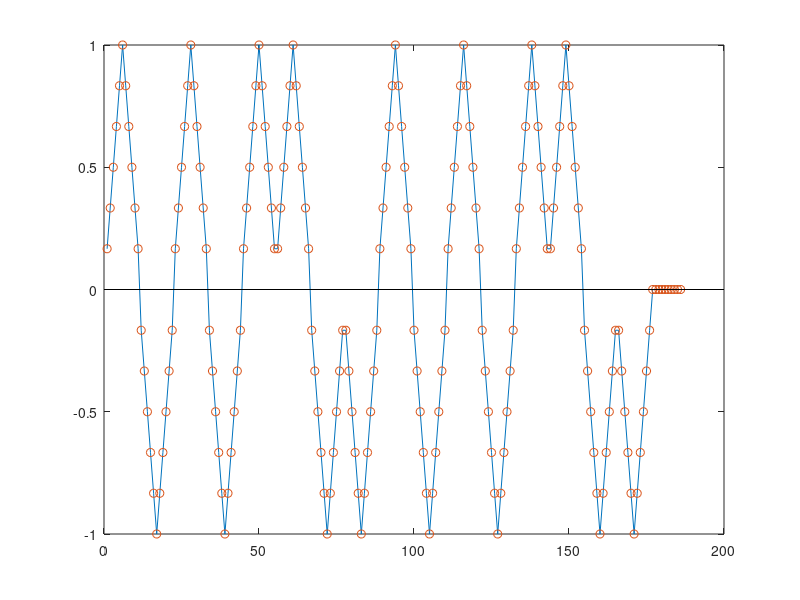

Here is the MATLAB script that generated this plot: (Note: this script raises an error after producing the figure.)
clear all;
close all;
clc 
%%
mp = 11; % muestras por pulso 
pbase = triang(mp); % ejemplo con pulso base triangular de mp muestras
b = [1 0 1 0 1 1 0 0 1 0 1 0 1 1 0 0]; 
s = zeros(1,numel(b)*mp);
s(1:mp:end) = b *2-1;
stem(s)
%%
x = conv(s,pbase);  % Verifica las dimensiones de s,p y x. ¿Qué relación hay entre éstas? 
plot(x) 
hold on 
stem(x,'LineStyle','none') 

%%
%Ejercicio1
%load lena512.mat
%tuve que cargar la imagen manual porque no es soportada en mi version de
%matlab
lena512 = imread('lena.tif');
imshow(uint8(lena512)) 
lenarec=lena512(252:284,318:350); 
imshow(uint8(lenarec)) 

%%
b=de2bi(lenarec,8); 
b=b'; 
bits=b(:);   % Vector de bits concatenado 
%%
%Recuperar la imagen

recuperado = zeros(33,33,'uint32'); %crear espacio apra imagen
%ciclo para cargar y convertir valores en la matriz nuewva
counter = 8; %variable para avanzar en el vector de bits
for i = 1 : 33
    for j = 1: 33
        recuperado(j,i) = bi2de(b(counter-7:counter),'right-msb');
        counter = counter +8;
    end
end
imshow(uint8(recuperado)) %imagen recuperada

%%
%Generar los pulsos 

mp = 20;

V_16bit = b(1:16);

%definir pulsos
%unipolar NRZ
UPNRZ = ones(1,mp);
stem(UPNRZ)
wvtool(UPNRZ) 

%Polar RZ
PRZ= zeros(1,mp); 
for i = 1:mp
    if i <= mp/2
        PRZ(i) = 1;  
    else
        PRZ(i) = 0; 
    end
end
stem(PRZ)
wvtool(PRZ) 

%%
%Manchester
Manchester = zeros(1,mp); 
for i = 1:mp
    if i <= mp/2
        Manchester(i) = 1;  
    else
        Manchester(i) = -1; 
    end
end
stem(Manchester)
wvtool(Manchester) 




%%
%Generación de las señales

V_16bit_polar = zeros(1,numel(V_16bit)*mp);
V_16bit_polar(1:mp:end) = V_16bit*2-1; 


V_16bit_Unipolar = zeros(1,numel(V_16bit)*mp);
V_16bit_Unipolar(1:mp:end) = V_16bit;
%%
%Señal con Unipolar NRZ
Unipolar_NRZ_Sig = conv(UPNRZ ,V_16bit_Unipolar);
plot(Unipolar_NRZ_Sig)

%%
%Selak Polar NRZ
Polar_NRZ_Sig = conv(UPNRZ ,V_16bit_polar);
plot(Polar_NRZ_Sig)

%%
%Señal Polar RZ
Polar_RZ_sig = conv(PRZ, V_16bit_polar);
plot(Polar_RZ_sig)

%%
%Señal Bipolar NRZ
Bipolar_NRZ = conv(UPNRZ, V_16bit_polar);
plot(Bipolar_NRZ);

%%
%Señal Manchester
Manchester = conv(Manchester, V_16bit_polar);
plot(Manchester);







